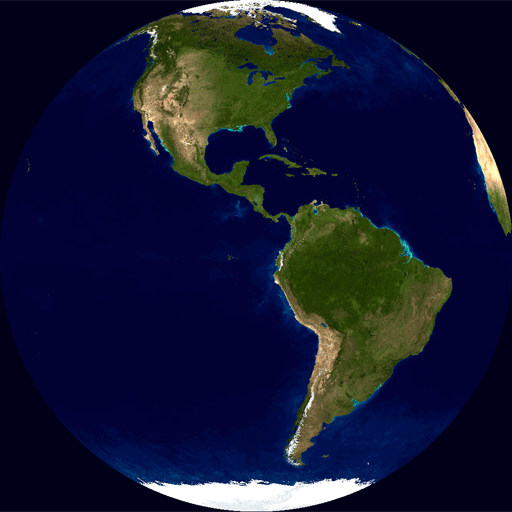
#> input picture gifs/earth.gif, 512 x 512 px; its folder holds only this picture in this run
$ python extract_gif_frames.py
#> lines starting #> are read from the running program, lines starting #| are printed output that depends on the picture
import os
from PIL import Image

# Function to extract frames from a GIF and save them as individual PNG files
def extract_frames_from_gif(gif_path, num_frames):
#> called with gif_path = 'gifs/earth.gif', num_frames = 20
	base_name = os.path.basename(gif_path)
	folder_name = os.path.splitext(base_name)[0]

	folder_path = "gif_sequences/" + folder_name
	if not os.path.exists(folder_path):
		os.makedirs(folder_path)

	# Open the GIF file
	gif = Image.open(gif_path)
#> gif is the input picture: PIL image 512x512 P; mean R, G, B 20.8, 24.8, 51.3

	total_frames = gif.n_frames
#> total_frames = 24
	multiplier = total_frames/num_frames
#> multiplier = 1.2

	for frame in range(num_frames):
		frame_iter = int(frame*multiplier)
		frame_iter = min(frame_iter, total_frames-1)
		gif.seek(frame_iter)
		frame_image = gif.copy() # Copy the frame from the gif

		frame_file_path = os.path.join(folder_path, f"frame_{frame}.png")

		frame_image.save(frame_file_path)
#> this loop made 20 passes
#> frame_iter on passes 1 to 12: 0, 1, 2, 3, 4, 6, 7, 8, 9, 10, 12, 13
#> pass 2, in extract_frames_from_gif, `frame_image = gif.copy()`:
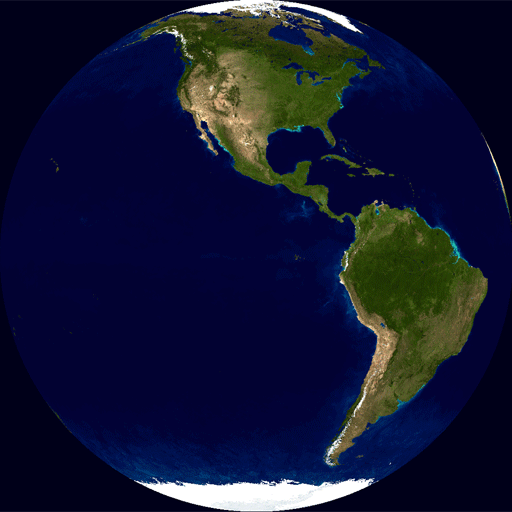
#> frame_image: PIL image 512x512 RGB; mean R, G, B 19, 22.7, 51
#> pass 3, in extract_frames_from_gif, `frame_image = gif.copy()`:
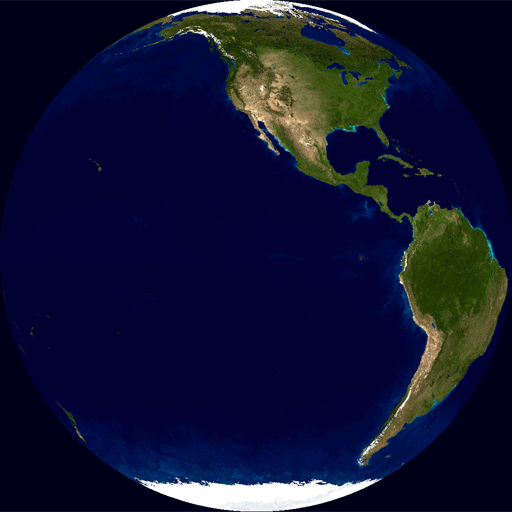
#> frame_image: PIL image 512x512 RGB; mean R, G, B 17.4, 20.8, 51.2
#> after the loop:
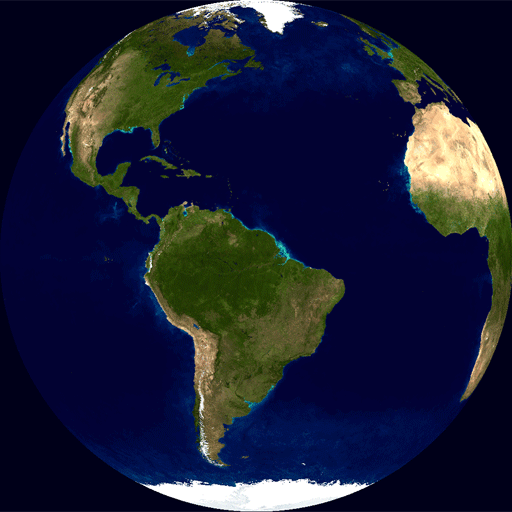
#> frame_image: PIL image 512x512 RGB; mean R, G, B 27.2, 31, 53.5

	print(f"Extracted {num_frames} frames into folder: '{folder_name}'")


# number of frames to extract from the GIF
num_frames = 20
gif_name = "earth"
gif_path = "gifs/{}.gif".format(gif_name)
extract_frames_from_gif(gif_path, num_frames)
